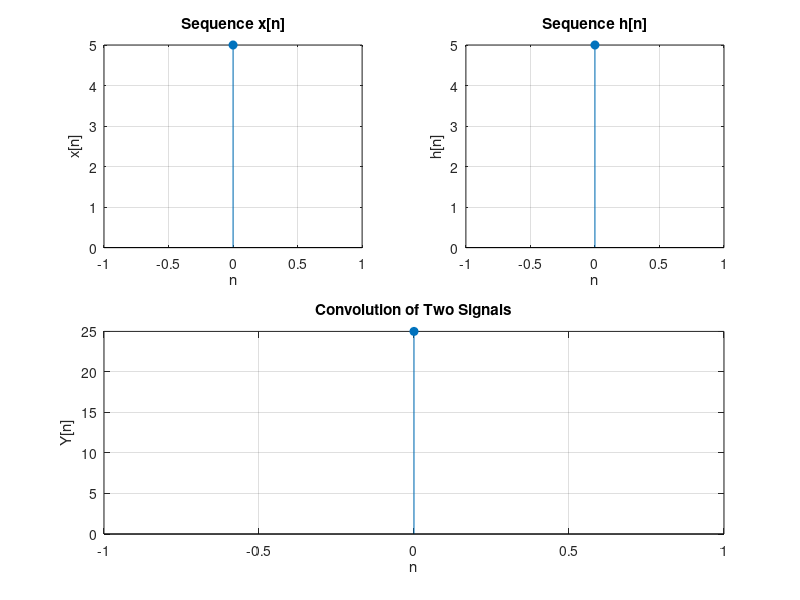

This figure's MATLAB source:
%Explain and implementation of Convolution operation of sequences.

clc;
clear;

x = input('Enter the input sequence 1: ');   % sequence 1  %input for x = [2 3 4]
h = input('Enter the input sequence 2: ');   % sequence 2  %input for h = [1 2 3]

a	= length(x);            % Number of elements in sequence 1
b	= length(h);            % Number of elements in sequence  2
N = a + b - 1;            % Length of convolution output

% Zero padding to equal length
X = [x, zeros(1, N-a)];
H = [h, zeros(1, N-b)];

% Initialize output
Y = zeros(1, N);

% Convolution calculation
for i = 1:N
   for j = 1:a
      if (i-j+1 > 0)
         Y(i) = Y(i) + X(j) * H(i-j+1);
      end
   end
end

% Plotting input and output
subplot(2,2,1)
stem(0:a-1, x,'filled');
grid on;
ylabel('x[n]');
xlabel('n');
title('Sequence x[n]');

subplot(2,2,2)
stem(0:b-1, h, 'filled');
grid on;
ylabel('h[n]');
xlabel('n');
title('Sequence h[n]');

subplot(2,2,[3 4])
stem(0:N-1, Y, 'filled');
grid on;
ylabel('Y[n]');
xlabel('n');
title('Convolution of Two Signals');

disp('Convolution result:');
disp(Y);
